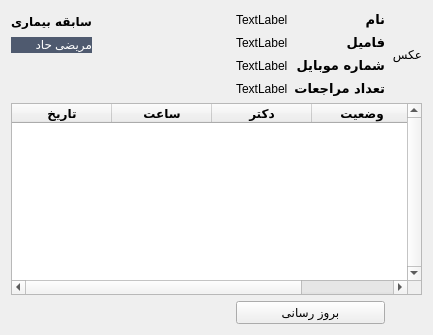
      <widget class="QWidget" name="tab">
       <attribute name="title">
        <string>اطلاعات</string>
       </attribute>
       <layout class="QVBoxLayout" name="verticalLayout_3">
        <item>
         <layout class="QGridLayout" name="gridLayout_2">
          <item row="0" column="1">
           <spacer name="horizontalSpacer_3">
            <property name="orientation">
             <enum>Qt::Horizontal</enum>
            </property>
            <property name="sizeHint" stdset="0">
             <size>
              <width>40</width>
              <height>20</height>
             </size>
            </property>
           </spacer>
          </item>
          <item row="5" column="4">
           <widget class="QPushButton" name="updateButton">
            <property name="text">
             <string>بروز رسانی</string>
            </property>
           </widget>
          </item>
          <item row="1" column="0">
           <widget class="QLabel" name="resumelabel">
            <property name="sizePolicy">
             <sizepolicy hsizetype="Expanding" vsizetype="Preferred">
              <horstretch>0</horstretch>
              <verstretch>0</verstretch>
             </sizepolicy>
            </property>
            <property name="palette">
             <palette>
              <active>
               <colorrole role="WindowText">
                <brush brushstyle="SolidPattern">
                 <color alpha="255">
                  <red>255</red>
                  <green>255</green>
                  <blue>255</blue>
                 </color>
                </brush>
               </colorrole>
               <colorrole role="Button">
                <brush brushstyle="SolidPattern">
                 <color alpha="255">
                  <red>79</red>
                  <green>90</green>
                  <blue>111</blue>
                 </color>
                </brush>
               </colorrole>
               <colorrole role="Light">
                <brush brushstyle="SolidPattern">
                 <color alpha="255">
                  <red>123</red>
                  <green>141</green>
                  <blue>174</blue>
                 </color>
                </brush>
               </colorrole>
               <colorrole role="Midlight">
                <brush brushstyle="SolidPattern">
                 <color alpha="255">
                  <red>102</red>
                  <green>117</green>
                  <blue>145</blue>
                 </color>
                </brush>
               </colorrole>
               <colorrole role="Dark">
                <brush brushstyle="SolidPattern">
                 <color alpha="255">
                  <red>41</red>
                  <green>47</green>
                  <blue>58</blue>
                 </color>
                </brush>
               </colorrole>
               <colorrole role="Mid">
                <brush brushstyle="SolidPattern">
                 <color alpha="255">
                  <red>55</red>
                  <green>63</green>
                  <blue>77</blue>
                 </color>
                </brush>
               </colorrole>
               <colorrole role="Text">
                <brush brushstyle="SolidPattern">
                 <color alpha="255">
                  <red>255</red>
                  <green>255</green>
                  <blue>255</blue>
                 </color>
                </brush>
               </colorrole>
               <colorrole role="BrightText">
                <brush brushstyle="SolidPattern">
                 <color alpha="255">
                  <red>255</red>
                  <green>255</green>
                  <blue>255</blue>
                 </color>
                </brush>
               </colorrole>
               <colorrole role="ButtonText">
                <brush brushstyle="SolidPattern">
                 <color alpha="255">
                  <red>255</red>
                  <green>255</green>
                  <blue>255</blue>
                 </color>
                </brush>
               </colorrole>
               <colorrole role="Base">
                <brush brushstyle="SolidPattern">
                 <color alpha="255">
                  <red>79</red>
                  <green>90</green>
                  <blue>111</blue>
                 </color>
                </brush>
               </colorrole>
               <colorrole role="Window">
                <brush brushstyle="SolidPattern">
                 <color alpha="255">
                  <red>79</red>
                  <green>90</green>
                  <blue>111</blue>
                 </color>
                </brush>
               </colorrole>
               <colorrole role="Shadow">
                <brush brushstyle="SolidPattern">
                 <color alpha="255">
                  <red>0</red>
                  <green>0</green>
                  <blue>0</blue>
                 </color>
                </brush>
               </colorrole>
               <colorrole role="AlternateBase">
                <brush brushstyle="SolidPattern">
                 <color alpha="255">
                  <red>41</red>
                  <green>47</green>
                  <blue>58</blue>
                 </color>
                </brush>
               </colorrole>
               <colorrole role="ToolTipBase">
                <brush brushstyle="SolidPattern">
                 <color alpha="255">
                  <red>255</red>
                  <green>255</green>
                  <blue>220</blue>
                 </color>
                </brush>
               </colorrole>
               <colorrole role="ToolTipText">
                <brush brushstyle="SolidPattern">
                 <color alpha="255">
                  <red>0</red>
                  <green>0</green>
                  <blue>0</blue>
                 </color>
                </brush>
               </colorrole>
               <colorrole role="PlaceholderText">
                <brush brushstyle="NoBrush">
                 <color alpha="128">
                  <red>255</red>
                  <green>255</green>
                  <blue>255</blue>
                 </color>
                </brush>
               </colorrole>
              </active>
              <inactive>
               <colorrole role="WindowText">
                <brush brushstyle="SolidPattern">
                 <color alpha="255">
                  <red>255</red>
                  <green>255</green>
                  <blue>255</blue>
                 </color>
                </brush>
               </colorrole>
               <colorrole role="Button">
                <brush brushstyle="SolidPattern">
                 <color alpha="255">
                  <red>79</red>
                  <green>90</green>
                  <blue>111</blue>
                 </color>
                </brush>
               </colorrole>
               <colorrole role="Light">
                <brush brushstyle="SolidPattern">
                 <color alpha="255">
                  <red>123</red>
                  <green>141</green>
                  <blue>174</blue>
                 </color>
                </brush>
               </colorrole>
               <colorrole role="Midlight">
                <brush brushstyle="SolidPattern">
                 <color alpha="255">
                  <red>102</red>
                  <green>117</green>
                  <blue>145</blue>
                 </color>
                </brush>
               </colorrole>
               <colorrole role="Dark">
                <brush brushstyle="SolidPattern">
                 <color alpha="255">
                  <red>41</red>
                  <green>47</green>
                  <blue>58</blue>
                 </color>
                </brush>
               </colorrole>
               <colorrole role="Mid">
                <brush brushstyle="SolidPattern">
                 <color alpha="255">
                  <red>55</red>
                  <green>63</green>
                  <blue>77</blue>
                 </color>
                </brush>
               </colorrole>
               <colorrole role="Text">
                <brush brushstyle="SolidPattern">
                 <color alpha="255">
                  <red>255</red>
                  <green>255</green>
                  <blue>255</blue>
                 </color>
                </brush>
               </colorrole>
               <colorrole role="BrightText">
                <brush brushstyle="SolidPattern">
                 <color alpha="255">
                  <red>255</red>
                  <green>255</green>
                  <blue>255</blue>
                 </color>
                </brush>
               </colorrole>
               <colorrole role="ButtonText">
                <brush brushstyle="SolidPattern">
                 <color alpha="255">
                  <red>255</red>
                  <green>255</green>
                  <blue>255</blue>
                 </color>
                </brush>
               </colorrole>
               <colorrole role="Base">
                <brush brushstyle="SolidPattern">
                 <color alpha="255">
                  <red>79</red>
                  <green>90</green>
                  <blue>111</blue>
                 </color>
                </brush>
               </colorrole>
               <colorrole role="Window">
                <brush brushstyle="SolidPattern">
                 <color alpha="255">
                  <red>79</red>
                  <green>90</green>
                  <blue>111</blue>
                 </color>
                </brush>
               </colorrole>
               <colorrole role="Shadow">
                <brush brushstyle="SolidPattern">
                 <color alpha="255">
                  <red>0</red>
                  <green>0</green>
                  <blue>0</blue>
                 </color>
                </brush>
               </colorrole>
               <colorrole role="AlternateBase">
                <brush brushstyle="SolidPattern">
                 <color alpha="255">
                  <red>41</red>
                  <green>47</green>
                  <blue>58</blue>
                 </color>
                </brush>
               </colorrole>
               <colorrole role="ToolTipBase">
                <brush brushstyle="SolidPattern">
                 <color alpha="255">
                  <red>255</red>
                  <green>255</green>
                  <blue>220</blue>
                 </color>
                </brush>
               </colorrole>
               <colorrole role="ToolTipText">
                <brush brushstyle="SolidPattern">
                 <color alpha="255">
                  <red>0</red>
                  <green>0</green>
                  <blue>0</blue>
                 </color>
                </brush>
               </colorrole>
               <colorrole role="PlaceholderText">
                <brush brushstyle="NoBrush">
                 <color alpha="128">
                  <red>255</red>
                  <green>255</green>
                  <blue>255</blue>
                 </color>
                </brush>
               </colorrole>
              </inactive>
              <disabled>
               <colorrole role="WindowText">
                <brush brushstyle="SolidPattern">
                 <color alpha="255">
                  <red>41</red>
                  <green>47</green>
                  <blue>58</blue>
                 </color>
                </brush>
               </colorrole>
               <colorrole role="Button">
                <brush brushstyle="SolidPattern">
                 <color alpha="255">
                  <red>79</red>
                  <green>90</green>
                  <blue>111</blue>
                 </color>
                </brush>
               </colorrole>
               <colorrole role="Light">
                <brush brushstyle="SolidPattern">
                 <color alpha="255">
                  <red>123</red>
                  <green>141</green>
                  <blue>174</blue>
                 </color>
                </brush>
               </colorrole>
               <colorrole role="Midlight">
                <brush brushstyle="SolidPattern">
                 <color alpha="255">
                  <red>102</red>
                  <green>117</green>
                  <blue>145</blue>
                 </color>
                </brush>
               </colorrole>
               <colorrole role="Dark">
                <brush brushstyle="SolidPattern">
                 <color alpha="255">
                  <red>41</red>
                  <green>47</green>
                  <blue>58</blue>
                 </color>
                </brush>
               </colorrole>
               <colorrole role="Mid">
                <brush brushstyle="SolidPattern">
                 <color alpha="255">
                  <red>55</red>
                  <green>63</green>
                  <blue>77</blue>
                 </color>
                </brush>
               </colorrole>
               <colorrole role="Text">
                <brush brushstyle="SolidPattern">
                 <color alpha="255">
                  <red>41</red>
                  <green>47</green>
                  <blue>58</blue>
                 </color>
                </brush>
               </colorrole>
               <colorrole role="BrightText">
                <brush brushstyle="SolidPattern">
                 <color alpha="255">
                  <red>255</red>
                  <green>255</green>
                  <blue>255</blue>
                 </color>
                </brush>
               </colorrole>
               <colorrole role="ButtonText">
                <brush brushstyle="SolidPattern">
                 <color alpha="255">
                  <red>41</red>
                  <green>47</green>
                  <blue>58</blue>
                 </color>
                </brush>
               </colorrole>
               <colorrole role="Base">
                <brush brushstyle="SolidPattern">
                 <color alpha="255">
                  <red>79</red>
                  <green>90</green>
                  <blue>111</blue>
                 </color>
                </brush>
               </colorrole>
               <colorrole role="Window">
                <brush brushstyle="SolidPattern">
                 <color alpha="255">
                  <red>79</red>
                  <green>90</green>
                  <blue>111</blue>
                 </color>
                </brush>
               </colorrole>
               <colorrole role="Shadow">
                <brush brushstyle="SolidPattern">
                 <color alpha="255">
                  <red>0</red>
                  <green>0</green>
                  <blue>0</blue>
                 </color>
                </brush>
               </colorrole>
               <colorrole role="AlternateBase">
                <brush brushstyle="SolidPattern">
                 <color alpha="255">
                  <red>82</red>
                  <green>94</green>
                  <blue>116</blue>
                 </color>
                </brush>
               </colorrole>
               <colorrole role="ToolTipBase">
                <brush brushstyle="SolidPattern">
                 <color alpha="255">
                  <red>255</red>
                  <green>255</green>
                  <blue>220</blue>
                 </color>
                </brush>
               </colorrole>
               <colorrole role="ToolTipText">
                <brush brushstyle="SolidPattern">
                 <color alpha="255">
                  <red>0</red>
                  <green>0</green>
                  <blue>0</blue>
                 </color>
                </brush>
               </colorrole>
               <colorrole role="PlaceholderText">
                <brush brushstyle="NoBrush">
                 <color alpha="128">
                  <red>255</red>
                  <green>255</green>
                  <blue>255</blue>
                 </color>
                </brush>
               </colorrole>
              </disabled>
             </palette>
            </property>
            <property name="styleSheet">
             <string notr="true">background-color: rgb(79, 90, 111);</string>
            </property>
            <property name="text">
             <string>مریضی حاد</string>
            </property>
            <property name="alignment">
             <set>Qt::AlignLeading|Qt::AlignLeft|Qt::AlignTop</set>
            </property>
           </widget>
          </item>
          <item row="0" column="0">
           <widget class="QLabel" name="label_8">
            <property name="font">
             <font>
              <family>B Titr</family>
              <pointsize>9</pointsize>
              <weight>75</weight>
              <bold>true</bold>
             </font>
            </property>
            <property name="text">
             <string>سابقه بیماری</string>
            </property>
            <property name="alignment">
             <set>Qt::AlignCenter</set>
            </property>
           </widget>
          </item>
          <item row="0" column="4" rowspan="4">
           <layout class="QVBoxLayout" name="verticalLayout_4">
            <item>
             <layout class="QHBoxLayout" name="horizontalLayout_3">
              <item>
               <widget class="QLabel" name="firstlabel">
                <property name="text">
                 <string>TextLabel</string>
                </property>
               </widget>
              </item>
              <item>
               <widget class="QLabel" name="label_2">
                <property name="font">
                 <font>
                  <family>B Titr</family>
                  <pointsize>10</pointsize>
                  <weight>75</weight>
                  <bold>true</bold>
                 </font>
                </property>
                <property name="text">
                 <string>نام</string>
                </property>
               </widget>
              </item>
             </layout>
            </item>
            <item>
             <layout class="QHBoxLayout" name="horizontalLayout_4">
              <item>
               <widget class="QLabel" name="lastlabel">
                <property name="text">
                 <string>TextLabel</string>
                </property>
               </widget>
              </item>
              <item>
               <widget class="QLabel" name="label_3">
                <property name="font">
                 <font>
                  <family>B Titr</family>
                  <pointsize>10</pointsize>
                  <weight>75</weight>
                  <bold>true</bold>
                 </font>
                </property>
                <property name="text">
                 <string>فامیل</string>
                </property>
               </widget>
              </item>
             </layout>
            </item>
            <item>
             <layout class="QHBoxLayout" name="horizontalLayout">
              <item>
               <widget class="QLabel" name="phonelabel">
                <property name="text">
                 <string>TextLabel</string>
                </property>
               </widget>
              </item>
              <item>
               <widget class="QLabel" name="label_4">
                <property name="font">
                 <font>
                  <family>B Titr</family>
                  <pointsize>10</pointsize>
                  <weight>75</weight>
                  <bold>true</bold>
                 </font>
                </property>
                <property name="text">
                 <string>شماره موبایل</string>
                </property>
               </widget>
              </item>
             </layout>
            </item>
            <item>
             <layout class="QHBoxLayout" name="horizontalLayout_5">
              <item>
               <widget class="QLabel" name="numlabel">
                <property name="text">
                 <string>TextLabel</string>
                </property>
               </widget>
              </item>
              <item>
               <widget class="QLabel" name="label_10">
                <property name="font">
                 <font>
                  <family>B Titr</family>
                  <pointsize>10</pointsize>
                  <weight>75</weight>
                  <bold>true</bold>
                 </font>
                </property>
                <property name="text">
                 <string>تعداد مراجعات</string>
                </property>
               </widget>
              </item>
             </layout>
            </item>
           </layout>
          </item>
          <item row="0" column="3">
           <spacer name="horizontalSpacer">
            <property name="orientation">
             <enum>Qt::Horizontal</enum>
            </property>
            <property name="sizeHint" stdset="0">
             <size>
              <width>40</width>
              <height>20</height>
             </size>
            </property>
           </spacer>
          </item>
          <item row="0" column="2">
           <spacer name="horizontalSpacer_2">
            <property name="orientation">
             <enum>Qt::Horizontal</enum>
            </property>
            <property name="sizeHint" stdset="0">
             <size>
              <width>40</width>
              <height>20</height>
             </size>
            </property>
           </spacer>
          </item>
          <item row="0" column="5" rowspan="4">
           <widget class="QLabel" name="piclabel">
            <property name="sizePolicy">
             <sizepolicy hsizetype="Fixed" vsizetype="Fixed">
              <horstretch>0</horstretch>
              <verstretch>0</verstretch>
             </sizepolicy>
            </property>
            <property name="minimumSize">
             <size>
              <width>0</width>
              <height>0</height>
             </size>
            </property>
            <property name="maximumSize">
             <size>
              <width>400</width>
              <height>400</height>
             </size>
            </property>
            <property name="text">
             <string>عکس</string>
            </property>
           </widget>
          </item>
          <item row="4" column="0" colspan="6">
           <widget class="QTableWidget" name="tableWidget">
            <property name="font">
             <font>
              <family>B Titr</family>
              <pointsize>9</pointsize>
              <weight>75</weight>
              <bold>true</bold>
             </font>
            </property>
            <property name="frameShape">
             <enum>QFrame::StyledPanel</enum>
            </property>
            <property name="verticalScrollBarPolicy">
             <enum>Qt::ScrollBarAlwaysOn</enum>
            </property>
            <property name="columnCount">
             <number>4</number>
            </property>
            <column>
             <property name="text">
              <string>تاریخ</string>
             </property>
            </column>
            <column>
             <property name="text">
              <string>ساعت</string>
             </property>
            </column>
            <column>
             <property name="text">
              <string>دکتر</string>
             </property>
            </column>
            <column>
             <property name="text">
              <string>وضعیت</string>
             </property>
            </column>
           </widget>
          </item>
         </layout>
        </item>
       </layout>
      </widget>
